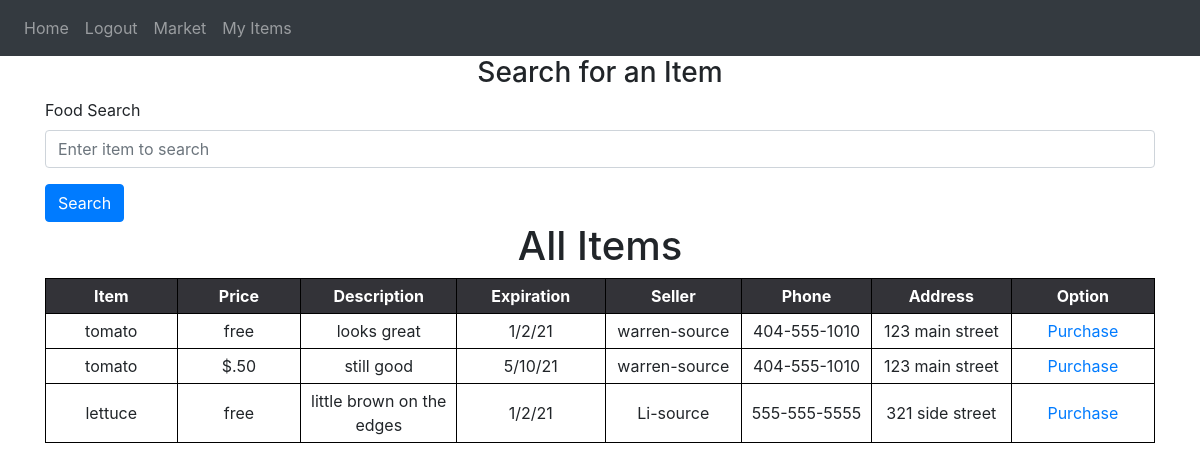
/market (signed in), run on an earlier commit of the app's database.
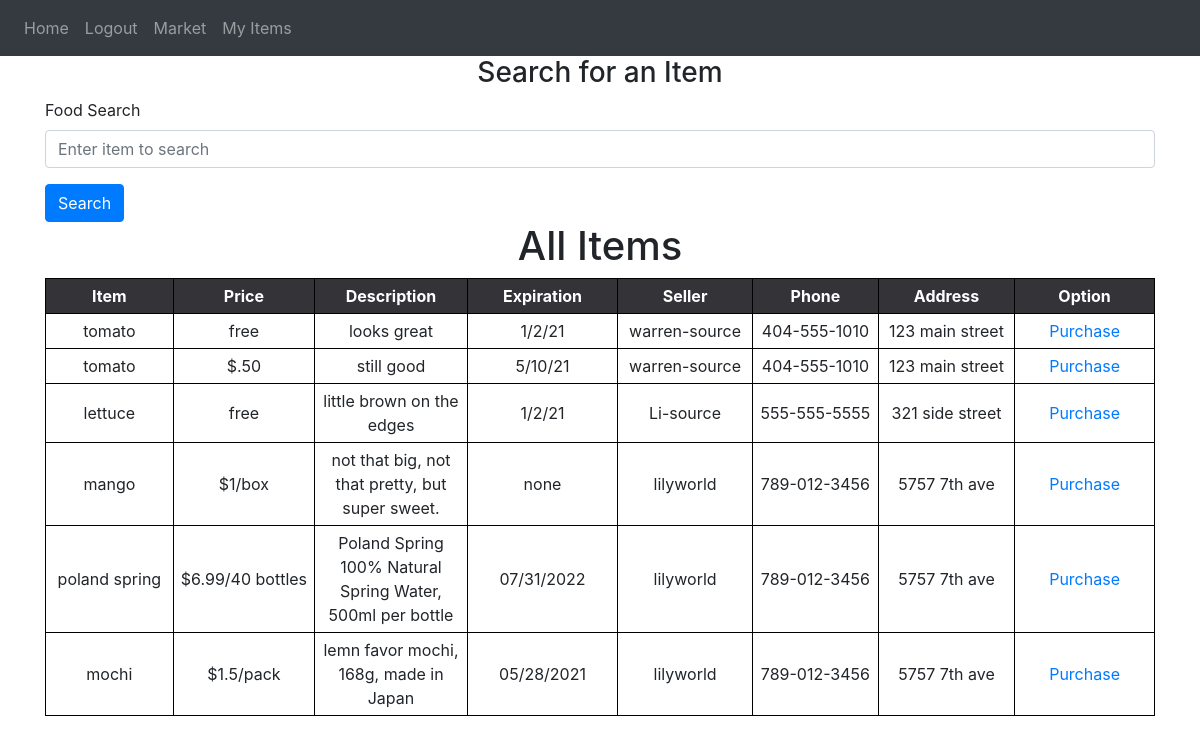
And on a later commit of the database.
### website/models.py (models this page shows)
class Seller(db.Model):
    id = db.Column(db.Integer, primary_key=True)
    food = db.Column(db.String(100))
    price = db.Column(db.String(30))
    description = db.Column(db.String(600))
    expiration = db.Column(db.String(30))
    user_id = db.Column(db.Integer, db.ForeignKey('user.id'))

class User(db.Model, UserMixin):
    id = db.Column(db.Integer, primary_key=True)
    user_name = db.Column(db.String(100), unique=True)
    password = db.Column(db.String(100))
    address = db.Column(db.String(300)) #include town and state after
    zipcode = db.Column(db.String(20))
    phone = db.Column(db.String(20))
    sellers = db.relationship('Seller')  # access user's items for sale

### website/views.py (the view, shortened to what this page needs)
@views.route('/market', methods=['GET', 'POST'])
@login_required
def market():
    result = db.session.execute(
        'SELECT S.id, S.food, S.price, S.description, S.expiration, U.user_name, U.address, U.zipcode, U.phone FROM Seller AS S JOIN User AS U WHERE S.user_id = U.id')
    my_stuff = Seller.query.filter_by(user_id=current_user.id)
    return render_template("market.html", user=current_user, seller=result, my_stuff=my_stuff)

### website/__init__.py (called while the page is built)
def create_app():
    app = Flask(__name__)
    app.config['SECRET_KEY'] = 'slkdjfdkjfh'
    app.config['SQLALCHEMY_DATABASE_URI'] = f'sqlite:///{DB_NAME}'
    db.init_app(app)
    from .views import views
    from .auth import auth
    app.register_blueprint(views, url_prefix='/')
    app.register_blueprint(auth, url_prefix='/')
    from .models import User, Seller
    create_database(app)
    login_manager = LoginManager()
    login_manager.login_view = 'auth.login'
    login_manager.init_app(app)
    @login_manager.user_loader
    def load_user(id):
        return User.query.get(int(id))  # look for user based on id
    return app

### website/templates/market.html (shortened to what this page needs)
{% extends "base.html" %}
{% block content %}
<form method="POST">
    <h3 align="center">Search for an Item</h3>
    <div class="form-group">
    <label for="searchfood">Food Search</label>
    <input
      type="text"
      class="form-control"
      id="searchfood"
      name="searchfood"
      placeholder="Enter item to search"
    />
    </div>
    <button type="submit" class="btn btn-primary">Search</button>
</form>
{% if searchresults %}
<div class="searchpage">
    <h1 style="text-align: center">Search Results</h1>
    <table>
        <tr>
            <th>Item</th>
            <th>Price</th>
            <th>Description</th>
            <th>Expiration</th>
            <th>Seller</th>
            <th>Phone</th>
            <th>Address</th>
            <th>Option</th>
        </tr>
        {% for searchresult in searchresults %}
        <tr>
            <td>{{ searchresult.food }}</td>
            <td>{{ searchresult.price }}</td>
            <td>{{ searchresult.description }}</td>
            <td>{{ searchresult.expiration }}</td>
            <td>{{ searchresult.user_name }}</td>
            <td>{{ searchresult.phone }}</td>
            <td>{{ searchresult.address }}</td>
            <td>
                <a href="/purchase/{{searchresult.id}}">Purchase</a>
            </td>
        </tr>
        {% endfor %}
    </table>
</div>
{% else %}
<div class="allitems">
    <h1 style="text-align: center">All Items</h1>
    <table>
        <tr>
            <th>Item</th>
            <th>Price</th>
            <th>Description</th>
            <th>Expiration</th>
            <th>Seller</th>
            <th>Phone</th>
            <th>Address</th>
            <th>Option</th>
        </tr>
        {% for seller in seller %}
        <tr>
            <td>{{ seller.food  }}</td>
            <td>{{ seller.price  }}</td>
            <td>{{ seller.description }}</td>
            <td>{{ seller.expiration }}</td>
            <td>{{ seller.user_name  }}</td>
            <td>{{ seller.phone  }}</td>
            <td>{{ seller.address }}</td>
            <td>
                <a href="/purchase/{{seller.id}}">Purchase</a>
            </td>
        </tr>
        {% endfor %}
    </table>
</div>
{% endif %}
{% endblock %}

### website/templates/base.html (shortened to what this page needs)
<!DOCTYPE html>
<html>
  <head>
    <link
      rel="stylesheet"
      href="https://stackpath.bootstrapcdn.com/bootstrap/4.4.1/css/bootstrap.min.css"
    />
    <link
      rel="stylesheet"
      href="https://stackpath.bootstrapcdn.com/font-awesome/4.7.0/css/font-awesome.min.css"
    />
  </head>
  <body>
    <nav class="navbar navbar-expand-lg navbar-dark bg-dark">
      <div class="collapse navbar-collapse" id="navbar">
        <div class="navbar-nav">
          {% if user.is_authenticated %}
          <a class="nav-item nav-link" id="home" href="/">Home</a>
          <a class="nav-item nav-link" id="logout" href="/logout">Logout</a>
          <a class="nav-item nav-link" id="market" href="/market">Market</a>
          <a class="nav-item nav-link" id="items" href="/items">My Items</a>
          {% else %}
          <a class="nav-item nav-link" id="login" href="/login">Login</a>
          <a class="nav-item nav-link" id="signUp" href="/sign-up">Sign Up</a>
          <a class="nav-item nav-link" id="about" href="/about">About</a>
          {% endif %}
        </div>
      </div>
    </nav>
    <div class="container">{% block content %} {% endblock %}</div>
  </body>
</html>

### website/static/lgin.css (style rules this page uses)
* { margin: 0; padding: 0; }
body { background: #e9eaea; font-family: roboto; user-select: none; }
.container { width: 450px; margin: 30px auto; }
.btn { width: 100%; background: #34b3a0; height: 60px; text-align: center; line-height: 60px; text-transform: uppercase; color: #fff; font-weight: bold; letter-spacing: 1px; cursor: pointer; margin-bottom: 30px; }

### website/static/style.css (style rules this page uses)
body { font-family: "Open Sans", sans-serif; overflow-x: hidden; color: #444444; background-color: white; }
a { color: #2487ce; }
h1, h2, h3, h4, h5, h6 { font-family: "Poppins", sans-serif; }
h3 { font-family: "Poppins", sans-serif; font-weight: bold; }

### website/templates/market.html (style rules this page uses)
table { border-collapse: collapse; }
th { background-color:#333338; Color:white; }
th, td { width:250px; text-align:center; border:1px solid black; padding:5px }

What changed in the data, as far as the page shows it:
added Seller: food "mango", price "$1/box", description "not that big, not that pretty, but super sweet.", expiration "none", user_name "lilyworld", phone "789-012-3456", address "5757 7th ave"
added Seller: food "poland spring", price "$6.99/40 bottles", description "Poland Spring 100% Natural Spring Water, 500ml per bottle", expiration "07/31/2022", user_name "lilyworld", phone "789-012-3456", address "5757 7th ave"
added Seller: food "mochi", price "$1.5/pack", description "lemn favor mochi, 168g, made in Japan", expiration "05/28/2021", user_name "lilyworld", phone "789-012-3456", address "5757 7th ave"
